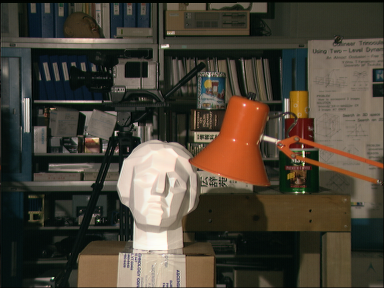
#> input picture pictures/imL.png, 384 x 288 px, found by its file name
$ python 4.10.2.3-CLAHE.py
#> lines starting #> are read from the running program, lines starting #| are printed output that depends on the picture
# coding: utf-8
import numpy as np
from cv2 import cv2
import matplotlib.pyplot as plt

img = cv2.imread(r'pictures\imL.png', 0)
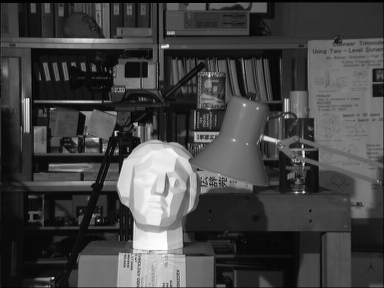
#> img: shape (288, 384); min 0, max 253, mean 67.8
equ = cv2.equalizeHist(img)
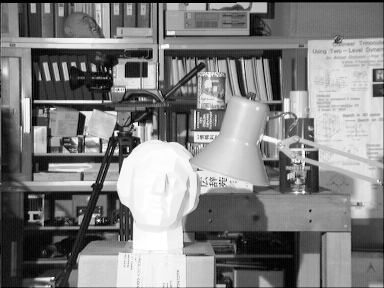
#> equ: shape (288, 384); min 0, max 255, mean 128.6
res = np.hstack((img, equ))
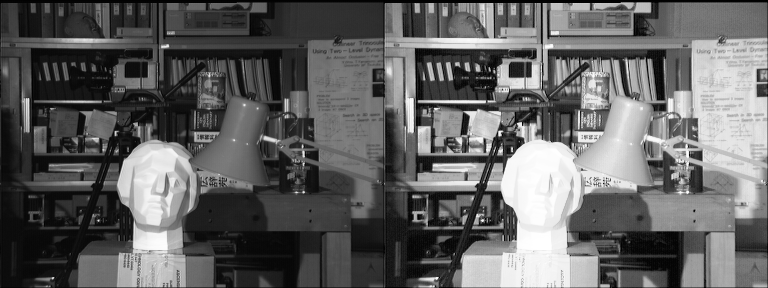
#> res: shape (288, 768); min 0, max 255, mean 98.2
# plt.imshow(res, 'gray')
# plt.show()

# The first histogram equalization we just saw, considers the global contrast of the image. In many cases, it is not a good idea. For example, above shows an input image and its result after global histogram equalization.
# It is true that the background contrast has improved after histogram equalization. But compare the face of statue in both images. We lost most of the information there due to over-brightness. It is because its histogram is not confined to a particular region as we saw in previous cases.
# So to solve this problem, adaptive histogram equalization is used. In this, image is divided into small blocks called “tiles” (tileSize is 8x8 by default in OpenCV). Then each of these blocks are histogram equalized as usual. So in a small area, histogram would confine to a small region (unless there is noise). If noise is there, it will be amplified. To avoid this, contrast limiting is applied. If any histogram bin is above the specified contrast limit (by default 40 in OpenCV), those pixels are clipped and distributed uniformly to other bins before applying histogram equalization. After equalization, to remove artifacts in tile borders, bilinear interpolation is applied.
# Below code snippet shows how to apply CLAHE (Contrast Limited Adaptive Histogram Equalization) in OpenCV

# create a CLAHE object (Arguments are optional).
clahe = cv2.createCLAHE(clipLimit=2.0, tileGridSize=(8, 8))
cl1 = clahe.apply(img)
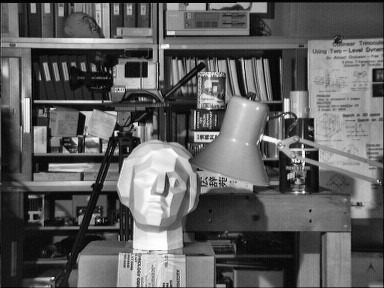
#> cl1: shape (288, 384); min 1, max 255, mean 96

res = np.hstack((res, cl1))
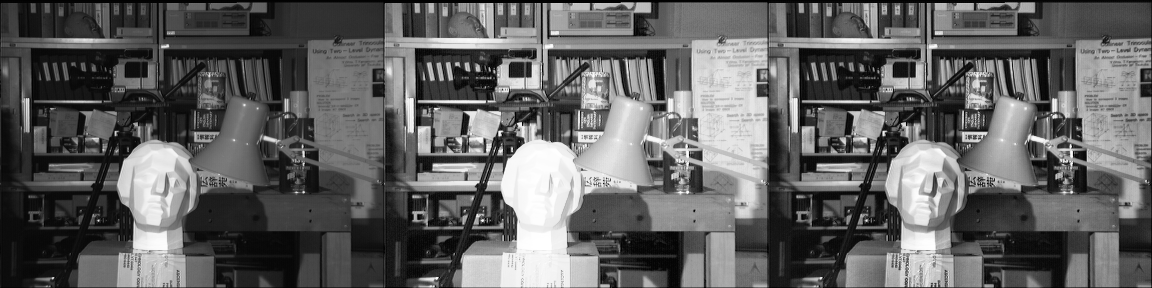
#> res: shape (288, 1152); min 0, max 255, mean 97.5
plt.imshow(res, 'gray')
plt.show()
# cv2.imwrite('clahe_2.jpg',cl1)
